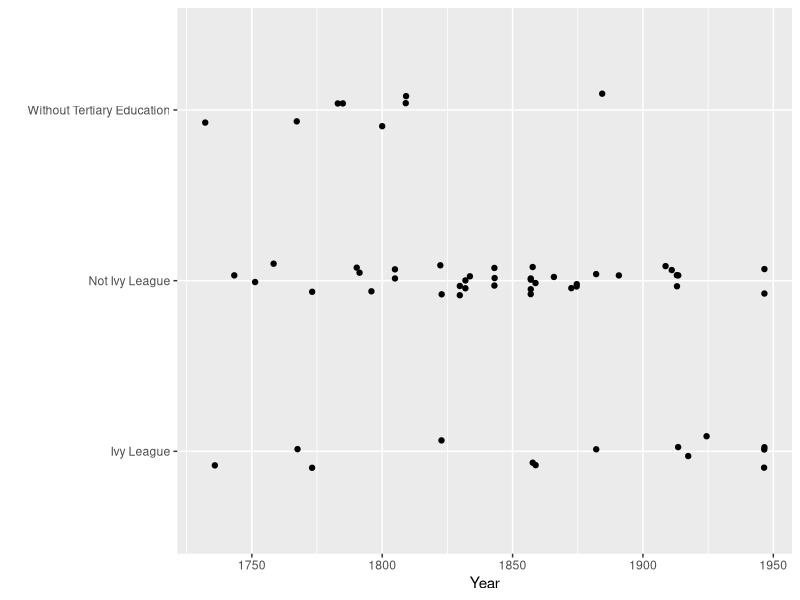
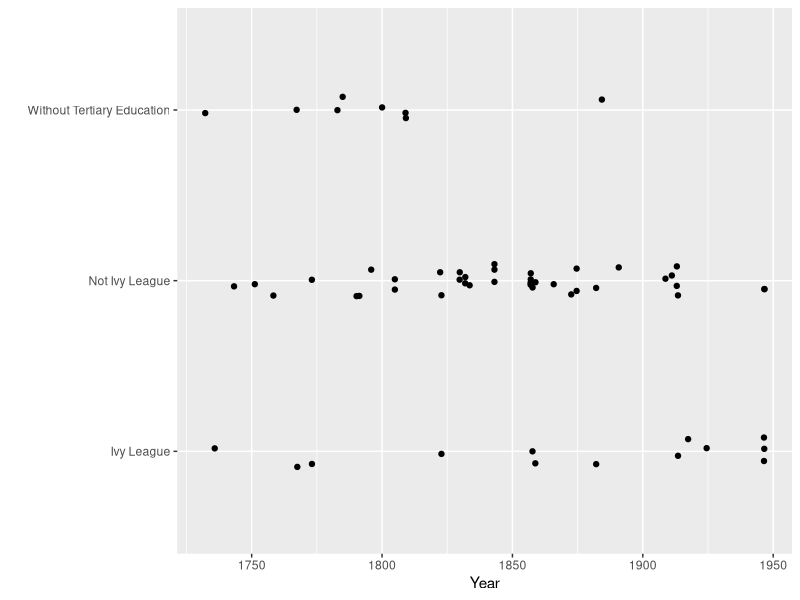

Write R code to recreate these figures, in order.
library("tidyverse")
library("ggplot2")

# Load data
uni_data <- read_csv("presidential_birth_date.csv")

# Cleaning
uni_data <- uni_data |>
  mutate(education = if_else(startsWith(education,"Yale"),"Yale University",education)) |>
  mutate(education = if_else(startsWith(education,"Harvard"),"Harvard University",education)) |>
  mutate(education = if_else(startsWith(education,"Edmund"),"Walsh School of Foreign Service",education)) |>
  mutate(education = if_else(startsWith(education,"University of North Carolina"),"University of North Carolina",education)) |>
  mutate(education = if_else(startsWith(education,"University of Cincinnati"),"University of Cincinnati",education)) |>
  mutate(education = if_else(startsWith(education,"University of Virginia"),"University of Virginia",education)) |>
  mutate(education = if_else(startsWith(education,"Columbia University"),"Columbia",education)) |>
  mutate(education = if_else(startsWith(education,"Albany Law"),"University at Albany",education)) |>
  mutate(education = if_else(startsWith(education,"X"),"Without Tertiary Education",education)) |>
  mutate(education = if_else(startsWith(education,"Northampton"),"University of Northampton",education)) |>
  mutate(education = ifelse(education %in% c("Harvard University", "Yale University", "Princeton Univeristy", "University of Pennsylvania"),"Ivy League", education)) |>
  mutate(education = ifelse(education %in% c("Ivy League", "Without Tertiary Education"), education, "Not Ivy League"))

uni_data |>
  ggplot(aes(x = education, y = birth_date)) +
  geom_jitter(width=.1)+
#  geom_errorbarh(aes(xmin=education, xmax=education), size=10) +
#  geom_point(alpha=0.5, colour='purple') +
  coord_flip() +
  #theme_light() +
  xlab("") +
  ylab("Year")
ggsave("Violinplot_Presidents.pdf", width = 7, height = 4)

